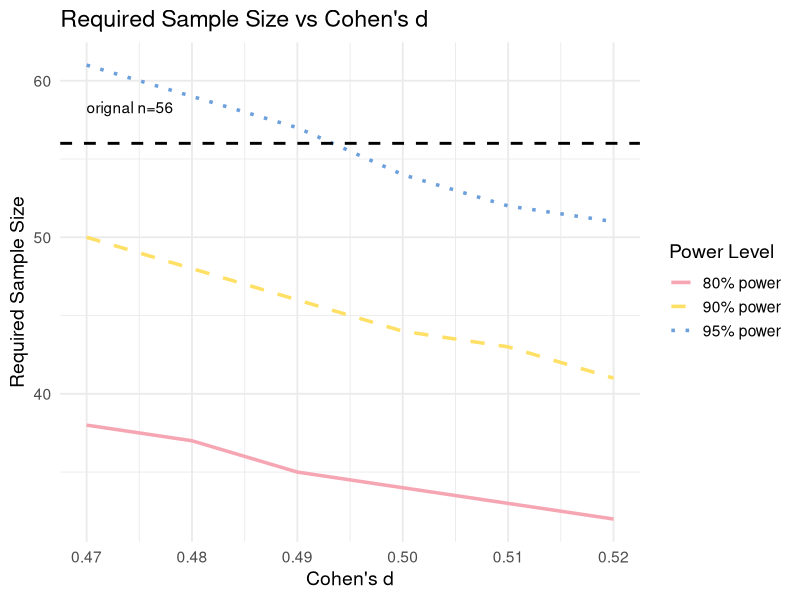

Write R code to recreate this figure. (Note: this script raises an error after producing the figure.)
## ---- chunk 1
library(pwr)
library(tidyverse)
dz_values <- seq(0.47, 0.52, by = 0.01)

n_80 <- sapply(dz_values, function(d) ceiling(pwr.t.test(d=d, power=0.8, type="paired", alternative="two.sided")$n))
n_90 <- sapply(dz_values, function(d) ceiling(pwr.t.test(d=d, power=0.9, type="paired", alternative="two.sided")$n))
n_95 <- sapply(dz_values, function(d) ceiling(pwr.t.test(d=d, power=0.95, type="paired", alternative="two.sided")$n))

df <- data.frame(
  dz = dz_values,
  n_80 = n_80,
  n_90 = n_90,
  n_95 = n_95
)

df_long <- pivot_longer(df, cols = c(`n_80`, n_90, n_95),
                        names_to = "Power", values_to = "SampleSize")

p1 <- ggplot(df_long, aes(x=dz, y=SampleSize, color=Power, linetype=Power)) +
  geom_line(size=1.2) +
  geom_hline(yintercept=56, color="black", linetype="dashed", size=1) +
  annotate("text", x=0.47, y=57, label="orignal n=56", color="black", hjust=0, vjust = -1.2) +
  scale_color_manual(values=c("n_80"="#F6A6B2", 
                              "n_90"="#FFE066",  
                              "n_95"="#6CA0DC"), 
                     labels=c("80% power","90% power","95% power")) +
  scale_linetype_manual(values=c("solid","dashed","dotted"),
                        labels=c("80% power","90% power","95% power")) +
  labs(title="Required Sample Size vs Cohen's d",
       x="Cohen's d",
       y="Required Sample Size",
       color="Power Level",
       linetype="Power Level") +
  theme_minimal(base_size = 14)

ggsave(filename = "fig1.png", plot = p1, width = 9, height = 5)
## ---- chunk 2
### Data Preparation
#### Load Relevant Libraries and Functions
library(tidyverse)
library(lme4)
library(lmerTest)
#### Import data
df <- read_csv("../data/pilot_data.csv", show_col_types = FALSE)
#### Data exclusion / filtering
df_count <- df %>% 
  group_by(participant) %>%
  summarise(n_trial=n()) %>%
  ungroup()

ppt_list <- df_count %>%
  filter(n_trial == 48) %>%
  pull(participant)

df_filtered <- df %>%
  filter(participant %in% ppt_list)
#### Prepare data for analysis - create columns etc.
df_filtered <- df_filtered %>%
  mutate(donation_level = ifelse(scale_flip == 0, exp_DonateScale.response, 6 - exp_DonateScale_flip.response),
           donation = case_when(donation_level == 1 ~ 0,
                                donation_level == 2 ~ 2,
                                donation_level == 3 ~ 6,
                                donation_level == 4 ~ 8,
                                donation_level == 5 ~ 10),
           aff_pair = paste0(img_aff, "-", mes_aff),
           congruency = ifelse(img_aff == mes_aff, "Congruent", "Incongruent")) %>%
    select(participant, order, donation, img_aff, mes_aff, aff_pair, congruency) %>%
    arrange(order)
## ---- chunk 3
library(ggplot2)
library(ggsignif)
summary(lmer(donation ~ img_aff * mes_aff + (1|participant), df_filtered))
t_res <- t.test(df_filtered %>% filter(congruency == "Congruent") %>% select(donation),
                df_filtered %>% filter(congruency != "Congruent") %>% select(donation))

df_summary <- df_filtered %>%
  group_by(congruency) %>%
  summarise(
    mean_donation = mean(donation, na.rm = TRUE),
    se_donation = sd(donation, na.rm = TRUE)/sqrt(n())
  )

p2 <- ggplot(df_summary, aes(x=congruency, y=mean_donation, fill=congruency)) +
  geom_bar(stat="identity", width=0.6, color="black") +
  geom_errorbar(aes(ymin=mean_donation - se_donation,
                    ymax=mean_donation + se_donation), 
                width=0.2, size=0.8) +
  scale_fill_manual(values=c("Congruent"="#F6A6B2", "Incongruent"="gray80")) +
  geom_signif(
    comparisons = list(c("Congruent", "Incongruent")),
    annotations = ifelse(t_res$p.value < 0.001, "***",
                         ifelse(t_res$p.value < 0.01, "**",
                                ifelse(t_res$p.value < 0.05, "*", "ns"))),
    y_position = max(df_summary$mean_donation + df_summary$se_donation) + 0.5
  ) +
  labs(title="Average Donation by Affective Congruency",
       x="Congruency",
       y="Mean Donation") +
  theme_minimal(base_size = 14) +
  theme(legend.position = "none")

ggsave(filename = "fig2.png", plot = p2, width = 6, height = 5)

df_summary <- df_filtered %>%
  group_by(img_aff, mes_aff) %>%
  summarise(
    mean_donation = mean(donation, na.rm = TRUE),
    se_donation = sd(donation, na.rm = TRUE)/sqrt(n())
  ) %>%
  ungroup()

p3 <- ggplot(df_summary, aes(x = mes_aff, y = mean_donation, fill = img_aff)) +
  geom_bar(stat = "identity", color = "black", width = 0.6, position = position_dodge(width = 0.7)) +
  geom_errorbar(aes(ymin = mean_donation - se_donation,
                    ymax = mean_donation + se_donation),
                width = 0.2, size = 0.8, position = position_dodge(width = 0.7)) +
  scale_fill_manual(values = c("p" = "#F6A6B2", "n" = "#6CA0DC")) +
  labs(title = "Average Donation by Image and Message Valence",
       x = "Message Valence",
       y = "Mean Donation",
       fill = "Image Valence") +
  theme_minimal(base_size = 14)

ggsave(filename = "fig3.png", plot = p3, width = 8, height = 5)
